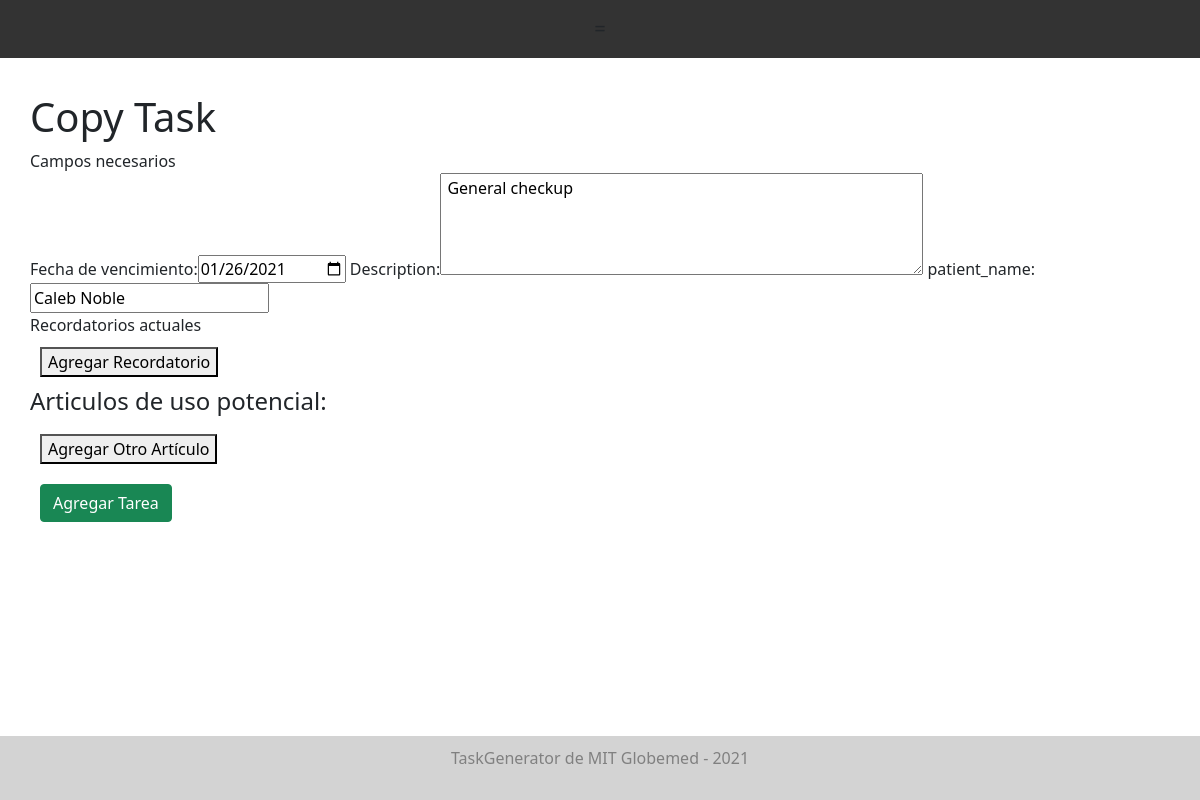
/copy_task/1 (signed in), run on an earlier commit of the app's database.
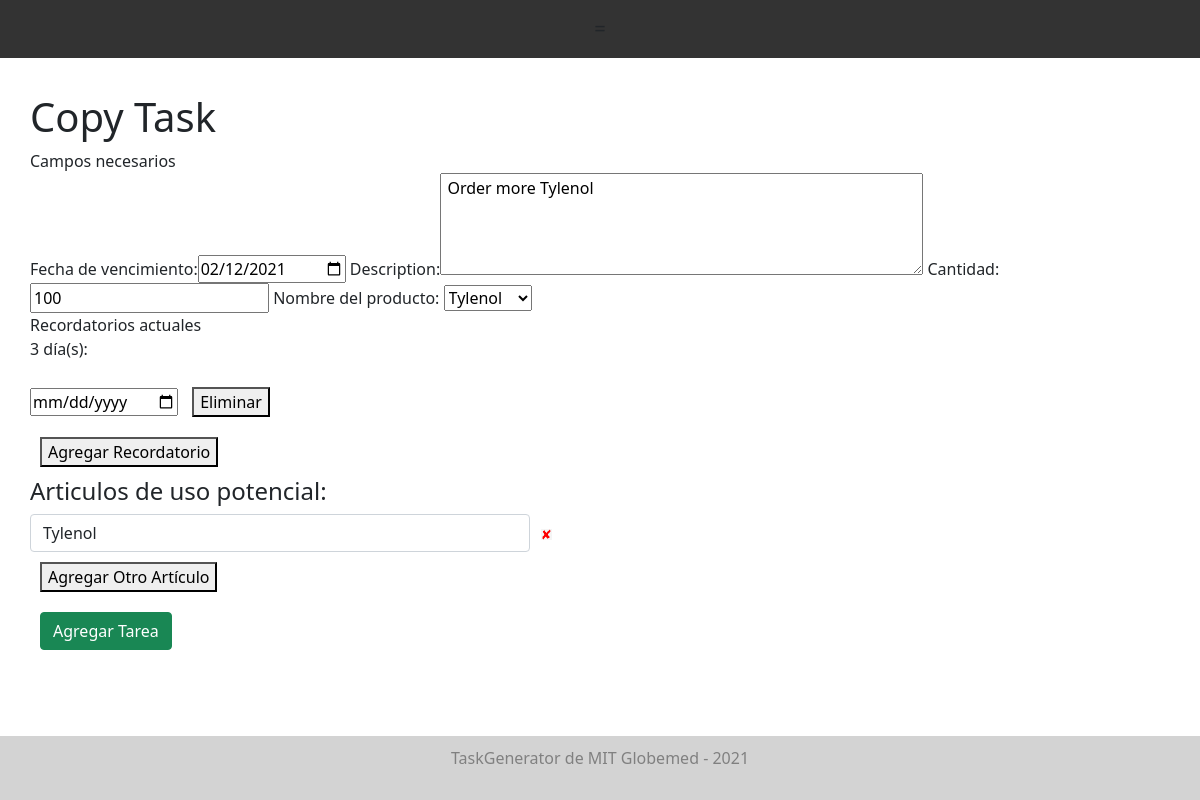
And on a later commit of the database.
### models.py (models this page shows)
class Task(Base):
    __tablename__ = "tasks"
    id = Column(Integer, primary_key=True)
    task_type = Column(String, default="Generic")
    creator_id = Column(Integer)
    created_datetime = Column(DateTime)
    created_datestring = Column(String)
    due_datetime = Column(DateTime)
    due_datestring = Column(String)
    description = Column(String)
    completed = Column(Boolean) # completed or not
    fields = Column(PickleType) # dictionary of strings to strings
    reminders = Column(PickleType) # list of datetimes
    reminder_datestrings = Column(PickleType) # list of datetimes
    color = Column(String)
    items_of_use = Column(PickleType) # list of Inventory Item IDs

class TaskType(Base):
    __tablename__ = "task_types"
    id = Column(Integer, primary_key=True)
    task_type = Column(String)
    required_fields = Column(PickleType) # list of strings that are required keys in the fields entry of a task
    optional_fields = Column(PickleType) # list of strings that are allowed but not required keys in the fields entry of a task
    reminders = Column(PickleType) # list of dates for when reminders should go off
    color = Column(String)

class InventoryItem(Base):
    __tablename__ = "inventory_item"
    id = Column(Integer, primary_key=True)
    name = Column(String)
    amount = Column(Float)
    unit = Column(PickleType)
    inventory_type = Column(PickleType)
    danger_amount = Column(Float)
    buy_more_amount = Column(Float)

### app.py (the view)
@app.route('/copy_task/<int:task_id>',  methods = ['GET', 'POST'])
@check_login_wrapper
def copy_task(task_id):
    task = get_task(task_id)
    return render_template("copy_task.html", task=task, task_type=get_task_type_by_name(task.task_type), items_of_use=[get_inventory_item(item_id) for item_id in task.items_of_use])

### app.py (called while the page is built)
def check_login_wrapper(func):
    @wraps(func)
    def inner(*args, **kwargs):
        if "language" not in login_session:
            login_session['language'] = 'Spanish'
            UNITS = ["dia", "semana", "mes"]
            WEEKDAYS = ["Lunes", "Martes", "Miercoles", "Jueves", "Viernes", "Sabados", "Domingo"]
        if "username" not in login_session:
            flash("Please login to see that page." if login_session["language"] == "English" else "Inicie sesión para ver esa página")
            return redirect(url_for('login'))
        if "language" not in login_session:
            login_session["language"] = "Spanish"
        return func(*args, **kwargs)
    return inner

### database.py (called while the page is built)
def get_task_type_by_name(name):
    return session.query(TaskType).filter_by(task_type=name).first()

def get_task(task_id):
    return session.query(Task).filter_by(id=task_id).first()

def get_inventory_item(id):
    return session.query(InventoryItem).filter_by(id=id).first()

### templates/copy_task.html (shortened to what this page needs)
{% extends "layout.html" %}
{% block body %}
	<h1>Copy Task</h1>
  <form action="{{ url_for('add_task') }}" id="container_{{task_type.task_type}}" method = 'post'>
	  <div class="form-group" >
	  	<div>{{text['Required Fields']}}</div>
	  	<label for="due_date">{{text['Due Date']}}: </label><input value="{{task.due_datestring}}" class="required_{{task_type.task_type}}"  type="date" id="due_date" name="due_date" onchange="calculateAllDates()">
	  	<label for="description">Description: </label><textarea  class="required_{{task_type.task_type}}" name="description" rows="4" cols="50">{{task.description}}</textarea>
	  	{% for field in task_type.required_fields %}
	  		{% if field is mapping %}
	  			{% for key in field %}
	  				<label for="{{task_type.task_type}}_{{key}}">{{key}}:</label>
	  				<select value="{{task.fields[field]}}" class="required_{{task_type.id}}" id="{{task_type.task_type}}_{{key}}" name="{{key}}" onchange="checkOther('{{task_type.id}}', '{{key}}')" >
					  	{% for option in field[key] %}
						    {% if option ==  task.fields[key] %}
							    <option value="{{option}}" selected>{{option}}</option>
					  		{% else %}
					  			<option value="{{option}}">{{option}}</option>
					  		{% endif %}
					    {% endfor %}
					  </select>
	  			{% endfor %}
	  		{% else %}
		  		<label for="{{task_type.task_type}}_{{field}}">{{field}}:</label><input value="{{task.fields[field]}}" class="required_{{task_type.task_type}}" type="text" id="{{task_type.task_type}}_{{field}}" name="{{field}}" placeholder="{{field}}">
		  	{% endif %}
	  	{% endfor %}
		<div id="task_reminders_{{task_type.task_type}}" class="form_group">
		  	<div>{{text['Current Reminders']}}</div>
		  	{% for reminder in task_type.reminders %}
		  		<div id="field_{{loop.index}}">
			  		<p> {{reminder.amount}} {{reminder.unit}}(s): </p>
			  		<input name="reminder_{{loop.index}}" type="date" id="reminder_{{loop.index}}" class="reminder" data-amount="{{reminder.amount}}" data-unit="{{reminder.unit}}" data-user-changed="false" onchange="userChange(this)">
			  		<button id="remove_template" type="button" style="margin: 10px" onclick="removeField({{loop.index}})">{{text['Remove']}}</button>
			  	</div>
		  	{% endfor %}
	    </div>
	  	<button type="button" onclick="addReminder('{{task_type.task_type}}')" style="margin: 10px;">{{text['Add Reminder']}}</button>
	  	<div id="task_items" class="form_group">
	        <div><h4>{{text['Items of Potential Use']}}:</h4></div>
	        {% for item in items_of_use %}
		        <div id="field_{{loop.index}}">
		        	<input id="item_template" class="username form-control" type="text" name="item_{{loop.index}}" value="{{item.name}}" style="display: inline;">
				    <img class="no-border-button" id="remove_template" width="25px" height="25px" src="{{url_for('static', filename='red_x.png')}}" onclick="removeField({{loop.index}})">
			    </div>
			    {% endfor %}
	      </div>
      <button type="button" onclick="addItem('task_items')" style="margin: 10px;">{{text['Add Another Item']}}</button>
      <br>
	  	 <button class="btn btn-success" type="submit" id="submit_new_user"> {{text['Add Task']}} </button>
	  </div>
	 </form>
{%endblock%}

What changed in the data, as far as the page shows it:
no longer on this page (row unchanged): TaskType: description "General checkup"
changed Task: due_date "01/26/2021" → "02/12/2021"
now on this page (row edited): TaskType: description "Order more Tylenol"
changed TaskType: task_type "Fulfill Prescription" → "Order Supplies" (drawn)
now on this page (row edited): InventoryItem: name "Tylenol"
Also different on the page:
new list line: "Cantidad :"
new list line: "100"
new list line: "Nombre del producto :"
new list line: "Tylenol"
new list line: "3 día (s):  Eliminar"
list line gone: "patient_name :"
list line gone: "Caleb Noble"
